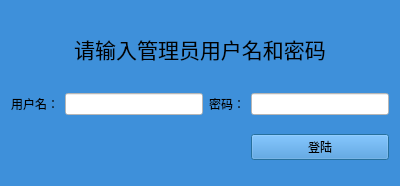
<?xml version="1.0" encoding="UTF-8"?>
<ui version="4.0">
 <class>ismanager</class>
 <widget class="QDialog" name="ismanager">
  <property name="geometry">
   <rect>
    <x>0</x>
    <y>0</y>
    <width>400</width>
    <height>186</height>
   </rect>
  </property>
  <property name="windowTitle">
   <string>Dialog</string>
  </property>
  <property name="styleSheet">
   <string notr="true">background-color: rgb(62, 144,218);</string>
  </property>
  <layout class="QGridLayout" name="gridLayout">
   <item row="1" column="1">
    <widget class="QLineEdit" name="user">
     <property name="styleSheet">
      <string notr="true">background-color: rgb(255, 255, 255);</string>
     </property>
     <property name="inputMask">
      <string/>
     </property>
    </widget>
   </item>
   <item row="1" column="2">
    <widget class="QLabel" name="label_2">
     <property name="text">
      <string>密码：</string>
     </property>
    </widget>
   </item>
   <item row="1" column="0">
    <widget class="QLabel" name="label">
     <property name="text">
      <string>用户名：</string>
     </property>
    </widget>
   </item>
   <item row="1" column="3">
    <widget class="QLineEdit" name="password">
     <property name="styleSheet">
      <string notr="true">background-color: rgb(255, 255, 255);</string>
     </property>
     <property name="echoMode">
      <enum>QLineEdit::Password</enum>
     </property>
    </widget>
   </item>
   <item row="0" column="0" colspan="4">
    <widget class="QLabel" name="label_3">
     <property name="maximumSize">
      <size>
       <width>16777215</width>
       <height>50</height>
      </size>
     </property>
     <property name="font">
      <font>
       <family>仿宋</family>
       <pointsize>16</pointsize>
      </font>
     </property>
     <property name="text">
      <string>请输入管理员用户名和密码</string>
     </property>
     <property name="alignment">
      <set>Qt::AlignCenter</set>
     </property>
    </widget>
   </item>
   <item row="2" column="3">
    <widget class="QPushButton" name="pushButton">
     <property name="minimumSize">
      <size>
       <width>0</width>
       <height>20</height>
      </size>
     </property>
     <property name="cursor">
      <cursorShape>PointingHandCursor</cursorShape>
     </property>
     <property name="styleSheet">
      <string notr="true">border-image: url(:/res/button3.png)</string>
     </property>
     <property name="text">
      <string>登陆</string>
     </property>
    </widget>
   </item>
  </layout>
 </widget>
 <resources/>
 <connections/>
</ui>
